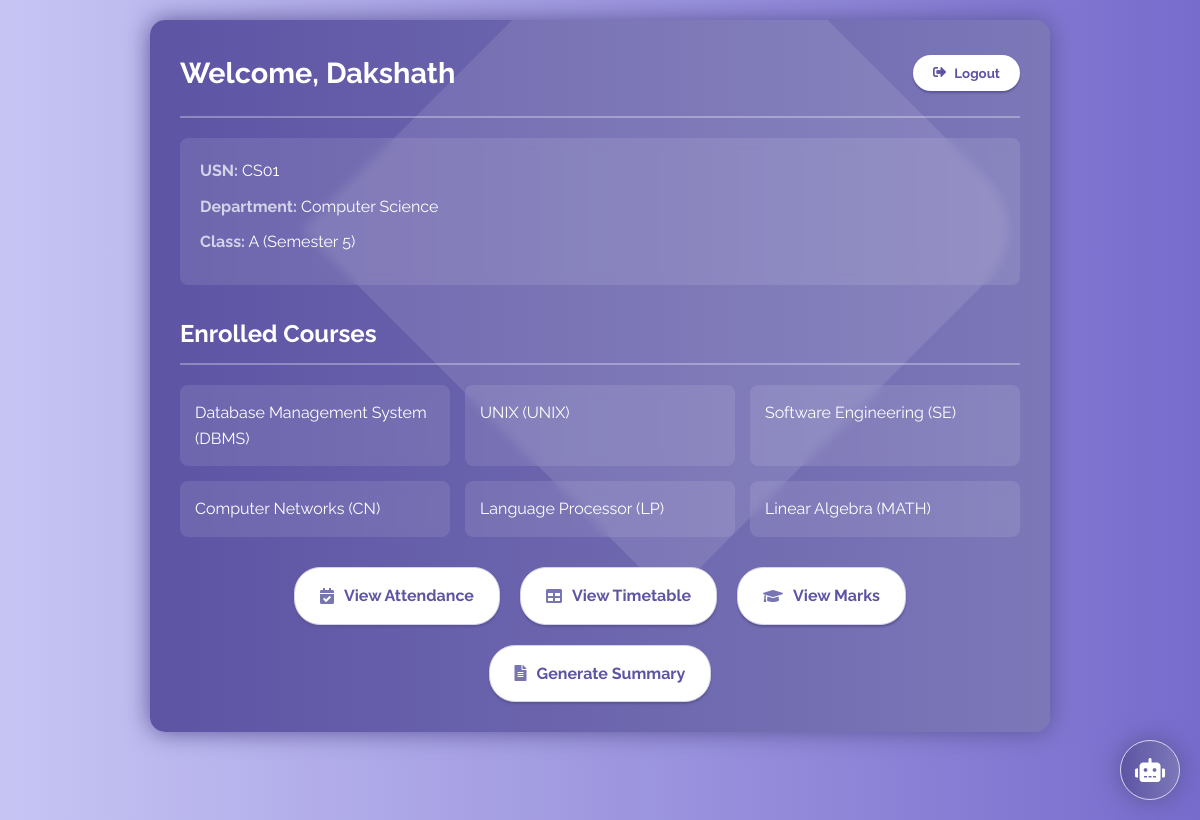
/student/dashboard (signed in), run on the app's committed database.
### tables this page shows
CREATE TABLE "info_student" ("USN" varchar(100) NOT NULL PRIMARY KEY, "name" varchar(200) NOT NULL, "sex" varchar(50) NOT NULL, "class_id_id" varchar(100) NOT NULL REFERENCES "info_class" ("id") DEFERRABLE INITIALLY DEFERRED, "user_id" integer NULL UNIQUE REFERENCES "info_user" ("id") DEFERRABLE INITIALLY DEFERRED, "DOB" date NOT NULL);

CREATE TABLE "info_dept" ("id" varchar(100) NOT NULL PRIMARY KEY, "name" varchar(200) NOT NULL);

CREATE TABLE "info_class" ("id" varchar(100) NOT NULL PRIMARY KEY, "section" varchar(100) NOT NULL, "sem" integer NOT NULL, "dept_id" varchar(100) NOT NULL REFERENCES "info_dept" ("id") DEFERRABLE INITIALLY DEFERRED);

CREATE TABLE "info_course" ("id" varchar(50) NOT NULL PRIMARY KEY, "name" varchar(50) NOT NULL, "shortname" varchar(50) NOT NULL, "dept_id" varchar(100) NOT NULL REFERENCES "info_dept" ("id") DEFERRABLE INITIALLY DEFERRED);

### app3.py (the view)
@app.route('/student/dashboard')
def student_dashboard():
    if 'user_id' not in session or session.get('user_type') != 'student':
        return redirect(url_for('login'))
    conn = get_db_connection()
    student = conn.execute('''
        SELECT s.*, c.section, c.sem, d.name as dept_name
        FROM info_student s
        JOIN info_class c ON s.class_id_id = c.id
        JOIN info_dept d ON c.dept_id = d.id
        WHERE s.USN = ?
    ''', (session['student_usn'],)).fetchone()
    courses = conn.execute('''
        SELECT c.name, c.shortname
        FROM info_studentcourse sc
        JOIN info_course c ON sc.course_id = c.id
        WHERE sc.student_id = ?
    ''', (session['student_usn'],)).fetchall()
    conn.close()
    return render_template('student_dashboard.html',
                           student=student,
                           courses=courses)

### app3.py (called while the page is built)
def get_db_connection():
    db_path = os.path.join(os.path.dirname(__file__), 'db.sqlite3')
    conn = sqlite3.connect(db_path)
    conn.row_factory = sqlite3.Row
    return conn

### templates/student_dashboard.html (shortened to what this page needs)
<!DOCTYPE html>
<html lang="en">
<head>
    <link rel="stylesheet" href="https://cdnjs.cloudflare.com/ajax/libs/font-awesome/5.15.4/css/all.min.css">
</head>
<body>
    <div class="container">
        <div class="header">
            <h1>Welcome, {{ student.name }}</h1>
            <button class="logout-btn" id="logoutButton">
                <i class="fas fa-sign-out-alt"></i> Logout
            </button>
        </div>
        <div class="student-details">
            <p><strong>USN:</strong> {{ student.USN }}</p>
            <p><strong>Department:</strong> {{ student.dept_name }}</p>
            <p><strong>Class:</strong> {{ student.section }} (Semester {{ student.sem }})</p>
        </div>
        <div class="courses-section">
            <h2>Enrolled Courses</h2>
            <ul class="courses-list">
                {% for course in courses %}
                <li>{{ course.name }} ({{ course.shortname }})</li>
                {% endfor %}
            </ul>
        </div>
        <div class="dashboard-links">
            <a href="{{ url_for('student_attendance') }}" class="dashboard-link">
                <i class="fas fa-calendar-check"></i> View Attendance
            </a>
            <a href="{{ url_for('student_timetable') }}" class="dashboard-link">
                <i class="fas fa-table"></i> View Timetable
            </a>
            <a href="{{ url_for('student_marks') }}" class="dashboard-link">
                <i class="fas fa-graduation-cap"></i> View Marks
            </a>
            <a href="{{ url_for('ktu_summary.summary') }}" class="dashboard-link">
                <i class="fas fa-file-alt"></i> Generate Summary
            </a>
        </div>
    </div>
    <div class="chat-button" id="chatButton">
        <i class="fas fa-robot"></i>
    </div>
</body>
</html>

### templates/student_dashboard.html (style rules this page uses)
:root { --primary-color: #5D54A4; --secondary-color: #7C78B8; --background-color: linear-gradient(90deg, #C7C5F4, #776BCC); --text-color: #2c3e50; --card-bg: linear-gradient(90deg, #5D54A4, #7C78B8); }
* { margin: 0; padding: 0; box-sizing: border-box; font-family: 'Raleway', sans-serif; }
body { background: var(--background-color); color: white; line-height: 1.6; min-height: 100vh; }
.container { max-width: 900px; margin: 20px auto; padding: 30px; background: var(--card-bg); box-shadow: 0px 0px 24px #5C5696; border-radius: 15px; position: relative; overflow: hidden; }
.container::before { content: ''; position: absolute; top: -50px; right: 120px; height: 520px; width: 520px; background: rgba(255,255,255,0.1); transform: rotate(45deg); border-radius: 0 72px 0 0; z-index: 0; }
.header { display: flex; justify-content: space-between; align-items: center; padding-bottom: 20px; border-bottom: 2px solid rgba(255,255,255,0.3); margin-bottom: 20px; position: relative; z-index: 1; }
.header h1 { font-size: 1.8rem; color: white; font-weight: 700; }
.logout-btn { background: #fff; color: #5D54A4; border: none; padding: 10px 20px; border-radius: 26px; cursor: pointer; transition: all 0.3s ease; display: flex; align-items: center; gap: 8px; font-weight: 700; box-shadow: 0px 2px 2px #5C5696; position: relative; z-index: 1; }
.student-details { background: rgba(255,255,255,0.1); padding: 20px; border-radius: 8px; margin-bottom: 30px; backdrop-filter: blur(5px); position: relative; z-index: 1; }
.student-details p { margin-bottom: 10px; color: white; }
.student-details strong { color: #D4D3E8; }
.courses-section { margin-bottom: 30px; position: relative; z-index: 1; }
.courses-section h2 { border-bottom: 2px solid rgba(255,255,255,0.3); padding-bottom: 10px; margin-bottom: 20px; color: white; }
.courses-list { display: grid; grid-template-columns: repeat(auto-fill, minmax(200px, 1fr)); gap: 15px; }
.courses-list li { background: rgba(255,255,255,0.1); padding: 15px; border-radius: 8px; transition: all 0.3s ease; color: white; backdrop-filter: blur(5px); list-style: none; }
.dashboard-links { display: flex; justify-content: center; gap: 20px; margin-top: 30px; flex-wrap: wrap; position: relative; z-index: 1; }
.dashboard-link { display: flex; align-items: center; justify-content: center; padding: 15px 25px; background: #fff; color: #5D54A4; text-decoration: none; border-radius: 26px; transition: all 0.3s ease; gap: 10px; font-weight: 700; box-shadow: 0px 2px 2px #5C5696; border: 1px solid #D4D3E8; }
.dashboard-link i { color: #7875B5; }
.chat-button { position: fixed; bottom: 20px; right: 20px; width: 60px; height: 60px; background: linear-gradient(90deg, #5D54A4, #7C78B8); color: white; border-radius: 50%; display: flex; justify-content: center; align-items: center; cursor: pointer; box-shadow: 0px 0px 24px #5C5696; z-index: 1001; transition: all 0.3s ease; border: 1px solid #D4D3E8; }
.chat-button i { font-size: 24px; }

### data on the page
info_student: name "Dakshath", USN "CS01"
info_dept: dept_name "Computer Science"
info_class: section "A", sem "5"
info_course: name "Database Management System", shortname "DBMS"
info_course: name "UNIX", shortname "UNIX"
info_course: name "Software Engineering", shortname "SE"
info_course: name "Computer Networks", shortname "CN"
info_course: name "Language Processor", shortname "LP"
info_course: name "Linear Algebra", shortname "MATH"
